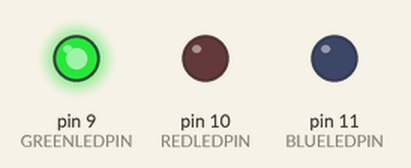
A sketch run on a simulated Arduino Uno, built with avr-gcc and run on an emulated ATmega328P. On the bench: output pins drawn as LEDs (lit = HIGH).

Above: at 0.4 s.
At 2.8 s:
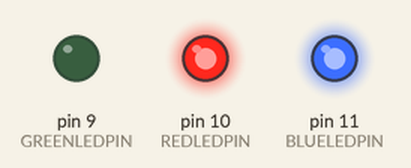
At 3.7 s:
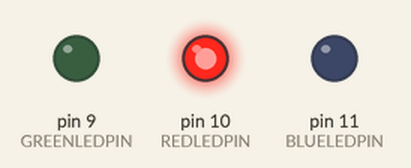
At 5.5 s:
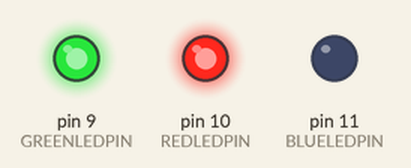
At 8.0 s:
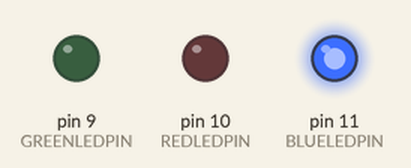
At 10.1 s:
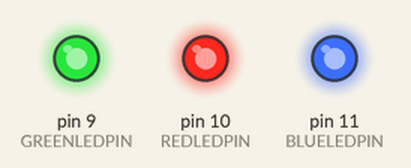
Timing chart, 0 to 11.0 s (numbered marks = the images above):
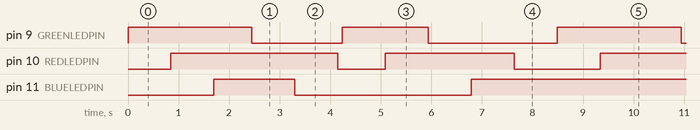

Measured:
- by itself, pin 9 (GREENLEDPIN): repeats every 8.5 s: LOW 1.8 s, HIGH 1.7 s, LOW 2.6 s, HIGH 2.5 s
- by itself, pin 10 (REDLEDPIN): repeats every 8.5 s: LOW 0.94 s, HIGH 2.6 s, LOW 1.7 s, HIGH 3.3 s
- by itself, pin 11 (BLUELEDPIN): repeats every 8.5 s: LOW 3.5 s, HIGH 5.0 s

The sketch:

disco_light.ino
```cpp
const int GREENLEDPIN=9;
const int REDLEDPIN=10;
const int BLUELEDPIN=11;
void setup() {
  // initialize digital pin LED_BUILTIN as an output.
  pinMode(GREENLEDPIN, OUTPUT);
   pinMode(REDLEDPIN, OUTPUT);
    pinMode(BLUELEDPIN, OUTPUT);
}

void loop() {
  digitalWrite(GREENLEDPIN, HIGH);
  delay(850);
  digitalWrite(REDLEDPIN, HIGH);
  delay(850);
  digitalWrite(BLUELEDPIN, HIGH);
  delay(750);
   digitalWrite(GREENLEDPIN, LOW);
  delay(850);
   digitalWrite(BLUELEDPIN, LOW);
  delay(850);
  digitalWrite(REDLEDPIN, LOW);
  delay(90);
  digitalWrite(GREENLEDPIN, HIGH);
  delay(850);
  digitalWrite(REDLEDPIN, HIGH);
  delay(850);
  digitalWrite(GREENLEDPIN, LOW);
  delay(850);
  digitalWrite(BLUELEDPIN, HIGH);
  delay(850);
   digitalWrite(REDLEDPIN, LOW);
  delay(850);
}
```
